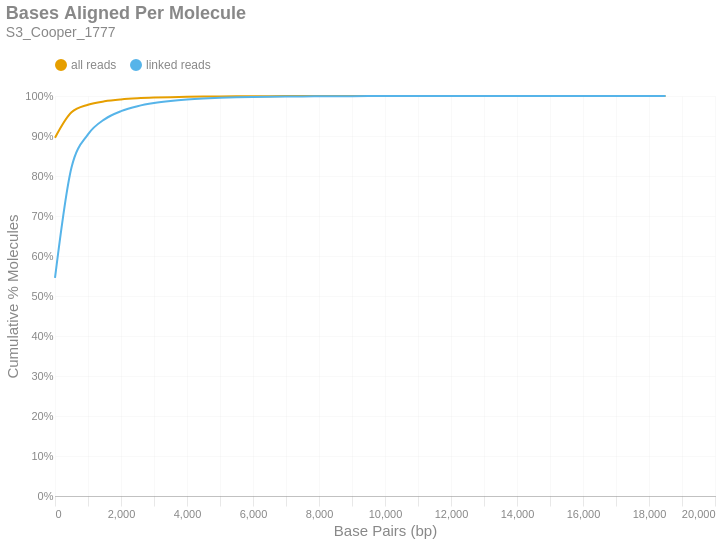

Notebook code for this chart:
### Markdown cell above
### Bases Aligned Per Molecule
This is a cumulative frequency distribution showing the number of base pairs aligned per unique molecule. These data are shown in 500 bp bins. There are two distributions: one with `all reads` (yellow) and another with only `linked reads` (blue). The percent of molecules in the `linked reads` distribution is relative to the total number of linked molecules.

### Code cell
if SKIPLR:
    print_html(f"Skipped")
else:
    binned_df = consolidated_hist(valids['aligned_bp'], mask, 500, True)
    with SafeRender(binned_df):
        (
            density_plot(binned_df, 'Bases Aligned Per Molecule', samplename, 'basesper')
            .encode(
                x=alt.X('bin:Q', title="Base Pairs (bp)").axis(tickMinStep=500).scale(padding=0),
                y=alt.Y('value:Q', title='Cumulative % Molecules')
                    .axis(format='%')
                    .scale(domain = [0,1])
                    .stack(False),
                color=alt.Color("key:N").scale(domain = ["all reads", "linked reads"]),
                tooltip = [
                    alt.Tooltip("key:N", title = "Data Type"),
                    alt.Tooltip("range_label:N", title="Bases Aligned Per Molecule"),
                    alt.Tooltip("value:Q", format = ".2%", title="% Molecules (Cum.)")
                ]
            )
        ).display()

### Figure 1 — Vega-Lite specification as saved in the notebook (floating-point values rounded to 4 significant figures)
{"width": "container", "height": 400, "config": {"title": {"anchor": "start", "dy": -15, "fontSize": 18, "color": "#888888", "subtitleColor": "#888888", "subtitleFontSize": 14}, "arc": {"fill": "#0072B2"}, "axis": {"domainColor": "#888888", "domainWidth": 0.5, "gridWidth": 0.2, "grid": false, "titleFontWeight": 400, "titleFontSize": 15, "labelFontSize": 11, "labelColor": "#888888", "tickColor": "#888888", "tickWidth": 0.2, "titleColor": "#888888"}, "axisBand": {"grid": false}, "axisX": {"grid": true, "tickSize": 10, "domainCap": "round"}, "axisY": {"domain": false, "grid": true, "tickSize": 0, "domainCap": "round"}, "background": "transparent", "header": {"labelFontSize": 15, "labelColor": "#888888", "titleFontSize": 15, "titleFontWeight": 600, "titleColor": "#888888"}, "legend": {"labelFont": "sans-serif", "labelFontSize": 12, "labelColor": "#888888", "symbolSize": 100, "symbolType": "circle", "titleFontSize": 12, "titlePadding": 10, "titleColor": "#888888", "title": null, "orient": "top"}, "range": {"category": ["#E69F00", "#56B4E9", "#009E73", "#F0E442", "#0072B2", "#D55E00", "#CC79A7", "#000000"], "diverging": ["#cfe8f3", "#a2d4ec", "#73bfe2", "#46abdb", "#1696d2", "#12719e"]}, "area": {"fill": "#0072B2", "fillOpacity": 0.7, "line": true, "strokeOpacity": 0.7}, "line": {"color": "#0072B2", "stroke": "#0072B2", "strokeWidth": 2}, "trail": {"color": "#0072B2", "stroke": "#0072B2", "strokeWidth": 0, "size": 1}, "point": {"filled": true, "fillOpacity": 1.0, "size": 95}, "text": {"color": "#888888", "fontSize": 11, "align": "right", "fontWeight": 400, "size": 11}, "bar": {"fill": "#0072B2", "stroke": null}, "view": {"stroke": null, "continuousWidth": 660, "continuousHeight": 400}}, "data": {"name": "data-b8a272b87c0d4fc37d5c48050b723ee6"}, "mark": {"type": "line", "interpolate": "monotone", "point": {"opacity": 0, "size": 275}}, "encoding": {"color": {"field": "key", "scale": {"domain": ["all reads", "linked reads"]}, "type": "nominal"}, "tooltip": [{"field": "key", "title": "Data Type", "type": "nominal"}, {"field": "range_label", "title": "Bases Aligned Per Molecule", "type": "nominal"}, {"field": "value", "format": ".2%", "title": "% Molecules (Cum.)", "type": "quantitative"}], "x": {"axis": {"tickMinStep": 500}, "field": "bin", "scale": {"padding": 0}, "title": "Base Pairs (bp)", "type": "quantitative"}, "y": {"axis": {"format": "%"}, "field": "value", "scale": {"domain": [0, 1]}, "stack": false, "title": "Cumulative % Molecules", "type": "quantitative"}}, "params": [{"name": "param_c36ac31b6afebe62", "select": {"type": "point", "fields": ["key"]}, "bind": "legend"}], "title": {"text": "Bases Aligned Per Molecule", "subtitle": "S3_Cooper_1777"}, "transform": [{"fold": ["all reads (cumsum)", "linked reads (cumsum)"]}, {"calculate": "replace(datum.key, ' (cumsum)', '')", "as": "key"}, {"filter": {"param": "param_c36ac31b6afebe62"}}], "usermeta": {"embedOptions": {"downloadFileName": "S3_Cooper_1777.basesper"}}, "$schema": "https://vega.github.io/schema/vega-lite/v6.1.0.json", "datasets": {"data-b8a272b87c0d4fc37d5c48050b723ee6": [{"bin": "0.0", "interval": "0.0-500.0", "all reads": 0.8955, "linked reads": 0.5451, "all reads (cumsum)": 0.8955, "linked reads (cumsum)": 0.5451, "range_label": "0-499"}, {"bin": "500.0", "interval": "500.0-1000.0", "all reads": 0.06362, "linked reads": 0.2763, "all reads (cumsum)": 0.9591, "linked reads (cumsum)": 0.8213, "range_label": "500-999"}, {"bin": "1000.0", "interval": "1000.0-1500.0", "all reads": 0.01895, "linked reads": 0.0828, "all reads (cumsum)": 0.9781, "linked reads (cumsum)": 0.9041, "range_label": "1000-1499"}, {"bin": "1500.0", "interval": "1500.0-2000.0", "all reads": 0.008587, "linked reads": 0.03758, "all reads (cumsum)": 0.9867, "linked reads (cumsum)": 0.9417, "range_label": "1500-1999"}, {"bin": "2000.0", "interval": "2000.0-2500.0", "all reads": 0.004646, "linked reads": 0.02033, "all reads (cumsum)": 0.9913, "linked reads (cumsum)": 0.962, "range_label": "2000-2499"}, {"bin": "2500.0", "interval": "2500.0-3000.0", "all reads": 0.002825, "linked reads": 0.01236, "all reads (cumsum)": 0.9942, "linked reads (cumsum)": 0.9744, "range_label": "2500-2999"}, {"bin": "3000.0", "interval": "3000.0-3500.0", "all reads": 0.001797, "linked reads": 0.007864, "all reads (cumsum)": 0.9959, "linked reads (cumsum)": 0.9823, "range_label": "3000-3499"}, {"bin": "3500.0", "interval": "3500.0-4000.0", "all reads": 0.001189, "linked reads": 0.005202, "all reads (cumsum)": 0.9971, "linked reads (cumsum)": 0.9875, "range_label": "3500-3999"}, {"bin": "4000.0", "interval": "4000.0-4500.0", "all reads": 0.0008185, "linked reads": 0.003582, "all reads (cumsum)": 0.998, "linked reads (cumsum)": 0.9911, "range_label": "4000-4499"}, {"bin": "4500.0", "interval": "4500.0-5000.0", "all reads": 0.0005717, "linked reads": 0.002502, "all reads (cumsum)": 0.9985, "linked reads (cumsum)": 0.9936, "range_label": "4500-4999"}, {"bin": "5000.0", "interval": "5000.0-5500.0", "all reads": 0.0004067, "linked reads": 0.00178, "all reads (cumsum)": 0.9989, "linked reads (cumsum)": 0.9953, "range_label": "5000-5499"}, {"bin": "5500.0", "interval": "5500.0-6000.0", "all reads": 0.0002908, "linked reads": 0.001273, "all reads (cumsum)": 0.9992, "linked reads (cumsum)": 0.9966, "range_label": "5500-5999"}, {"bin": "6000.0", "interval": "6000.0-6500.0", "all reads": 0.0001943, "linked reads": 0.0008504, "all reads (cumsum)": 0.9994, "linked reads (cumsum)": 0.9975, "range_label": "6000-6499"}, {"bin": "6500.0", "interval": "6500.0-7000.0", "all reads": 0.0001486, "linked reads": 0.0006505, "all reads (cumsum)": 0.9996, "linked reads (cumsum)": 0.9981, "range_label": "6500-6999"}, {"bin": "7000.0", "interval": "7000.0-7500.0", "all reads": 0.0001193, "linked reads": 0.0005222, "all reads (cumsum)": 0.9997, "linked reads (cumsum)": 0.9986, "range_label": "7000-7499"}, {"bin": "7500.0", "interval": "7500.0-8000.0", "all reads": 8.557e-05, "linked reads": 0.0003745, "all reads (cumsum)": 0.9998, "linked reads (cumsum)": 0.999, "range_label": "7500-7999"}, {"bin": "8000.0", "interval": "8000.0-8500.0", "all reads": 5.182e-05, "linked reads": 0.0002268, "all reads (cumsum)": 0.9998, "linked reads (cumsum)": 0.9992, "range_label": "8000-8499"}, {"bin": "8500.0", "interval": "8500.0-9000.0", "all reads": 4.739e-05, "linked reads": 0.0002074, "all reads (cumsum)": 0.9999, "linked reads (cumsum)": 0.9994, "range_label": "8500-8999"}, {"bin": "9000.0", "interval": "9000.0-9500.0", "all reads": 3.409e-05, "linked reads": 0.0001492, "all reads (cumsum)": 0.9999, "linked reads (cumsum)": 0.9996, "range_label": "9000-9499"}, {"bin": "9500.0", "interval": "9500.0-10000.0", "all reads": 2.25e-05, "linked reads": 9.846e-05, "all reads (cumsum)": 0.9999, "linked reads (cumsum)": 0.9997, "range_label": "9500-9999"}, {"bin": "10000.0", "interval": "10000.0-10500.0", "all reads": 1.773e-05, "linked reads": 7.758e-05, "all reads (cumsum)": 0.9999, "linked reads (cumsum)": 0.9998, "range_label": "10000-10499"}, {"bin": "10500.0", "interval": "10500.0-11000.0", "all reads": 9.205e-06, "linked reads": 4.028e-05, "all reads (cumsum)": 1.0, "linked reads (cumsum)": 0.9998, "range_label": "10500-10999"}, {"bin": "11000.0", "interval": "11000.0-11500.0", "all reads": 7.841e-06, "linked reads": 3.431e-05, "all reads (cumsum)": 1.0, "linked reads (cumsum)": 0.9998, "range_label": "11000-11499"}, {"bin": "11500.0", "interval": "11500.0-12000.0", "all reads": 5.796e-06, "linked reads": 2.536e-05, "all reads (cumsum)": 1.0, "linked reads (cumsum)": 0.9999, "range_label": "11500-11999"}, {"bin": "12000.0", "interval": "12000.0-12500.0", "all reads": 9.546e-06, "linked reads": 4.177e-05, "all reads (cumsum)": 1.0, "linked reads (cumsum)": 0.9999, "range_label": "12000-12499"}, {"bin": "12500.0", "interval": "12500.0-13000.0", "all reads": 6.818e-06, "linked reads": 2.984e-05, "all reads (cumsum)": 1.0, "linked reads (cumsum)": 0.9999, "range_label": "12500-12999"}, {"bin": "13000.0", "interval": "13000.0-13500.0", "all reads": 2.727e-06, "linked reads": 1.193e-05, "all reads (cumsum)": 1.0, "linked reads (cumsum)": 1.0, "range_label": "13000-13499"}, {"bin": "13500.0", "interval": "13500.0-14000.0", "all reads": 3.409e-06, "linked reads": 1.492e-05, "all reads (cumsum)": 1.0, "linked reads (cumsum)": 1.0, "range_label": "13500-13999"}, {"bin": "14000.0", "interval": "14000.0-14500.0", "all reads": 3.409e-07, "linked reads": 1.492e-06, "all reads (cumsum)": 1.0, "linked reads (cumsum)": 1.0, "range_label": "14000-14499"}, {"bin": "14500.0", "interval": "14500.0-15000.0", "all reads": 2.045e-06, "linked reads": 8.951e-06, "all reads (cumsum)": 1.0, "linked reads (cumsum)": 1.0, "range_label": "14500-14999"}, {"bin": "15000.0", "interval": "15000.0-15500.0", "all reads": 1.705e-06, "linked reads": 7.459e-06, "all reads (cumsum)": 1.0, "linked reads (cumsum)": 1.0, "range_label": "15000-15499"}, {"bin": "15500.0", "interval": "15500.0-16000.0", "all reads": 1.023e-06, "linked reads": 4.476e-06, "all reads (cumsum)": 1.0, "linked reads (cumsum)": 1.0, "range_label": "15500-15999"}, {"bin": "16000.0", "interval": "16000.0-16500.0", "all reads": 6.818e-07, "linked reads": 2.984e-06, "all reads (cumsum)": 1.0, "linked reads (cumsum)": 1.0, "range_label": "16000-16499"}, {"bin": "16500.0", "interval": "16500.0-17000.0", "all reads": 0.0, "linked reads": 0.0, "all reads (cumsum)": 1.0, "linked reads (cumsum)": 1.0, "range_label": "16500-16999"}, {"bin": "17000.0", "interval": "17000.0-17500.0", "all reads": 0.0, "linked reads": 0.0, "all reads (cumsum)": 1.0, "linked reads (cumsum)": 1.0, "range_label": "17000-17499"}, {"bin": "17500.0", "interval": "17500.0-18000.0", "all reads": 3.409e-07, "linked reads": 1.492e-06, "all reads (cumsum)": 1.0, "linked reads (cumsum)": 1.0, "range_label": "17500-17999"}, {"bin": "18000.0", "interval": "18000.0-18500.0", "all reads": 3.409e-07, "linked reads": 1.492e-06, "all reads (cumsum)": 1.0, "linked reads (cumsum)": 1.0, "range_label": "18000-18499"}, {"bin": "18500.0", "interval": "18500.0-19000.0", "all reads": 3.409e-07, "linked reads": 1.492e-06, "all reads (cumsum)": 1.0, "linked reads (cumsum)": 1.0, "range_label": "18500-18999"}]}}
